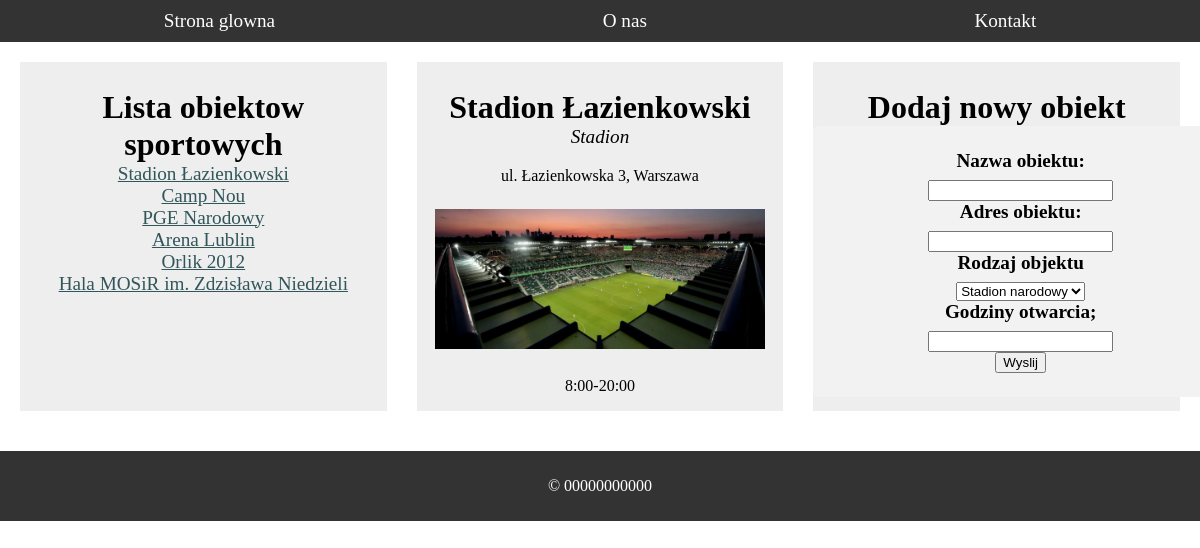
/first-egzam/index.php, run on the app's committed database.
### tables this page shows
CREATE TABLE ObiektSportowy (
    id INT AUTO_INCREMENT PRIMARY KEY,
    nazwa VARCHAR(255),
    adres VARCHAR(255),
    rodzajObiektu INT,
    godzinyOtwarcia VARCHAR(255),
    obrazek VARCHAR(255),
    FOREIGN KEY (rodzajObiektu) REFERENCES RodzajObiektu(id)
);

CREATE TABLE RodzajObiektu (
    id INT AUTO_INCREMENT PRIMARY KEY,
    nazwa VARCHAR(255)
);

### first-egzam/index.php (the view, shortened to what this page needs)
<!DOCTYPE html>
<html lang="pl">
<head>
    <link rel="stylesheet" href="style.css"?v=4>
</head>
<body>
    <header>
        <nav>
            <ul>
                <li><a href="">Strona glowna</a></li>
                <li><a href="">O nas</a></li>
                <li><a href="">Kontakt</a></li>
            </ul>
        </nav>
    </header>
    <main>
        <div class="left">
            <h2>Lista obiektow sportowych</h2>
            <?php
            $conn = mysqli_connect('localhost', 'root', '', 'sport');
            $kw3='SELECT id, nazwa FROM obiektsportowy';
            $result1 = $conn -> query($kw3);
            foreach($result1 as $var3){
                echo ('<li><a href="'.'index.php?id='.$var3["id"].'">'.$var3["nazwa"].'</a></li>');
            }
            ?>
        </div>
        <div class="center">
            <?php
            if(!empty($_GET['id'])){
                $idd = $_GET['id'];
                $kw4='SELECT obiektsportowy.id, obiektsportowy.nazwa, obiektsportowy.adres, obiektsportowy.godzinyOtwarcia, obiektsportowy.obrazek, rodzajobiektu.nazwa AS obiekt FROM obiektsportowy
            JOIN rodzajobiektu ON obiektsportowy.rodzajObiektu = rodzajobiektu.id
            WHERE obiektsportowy.id ='.$idd;
            $result2 = $conn -> query($kw4);
            foreach($result2 as $var4){
                echo('<h2>'.$var4["nazwa"].'</h2>');
                echo('<h3>'.$var4["obiekt"].'</h3>');
                echo('<p>'.$var4["adres"].'</p>');
                echo('<img src="img/'.$var4["obrazek"].'"/>');
                echo('<p>'.$var4["godzinyOtwarcia"].'</p>');
            } }else{
                $kwMin = 'SELECT MIN(id) AS min FROM obiektsportowy';
                $resultMin = $conn -> query($kwMin);
                foreach($resultMin as $varMin){
                }
                $kw4='SELECT obiektsportowy.id, obiektsportowy.nazwa, obiektsportowy.adres, obiektsportowy.godzinyOtwarcia, obiektsportowy.obrazek, rodzajobiektu.nazwa AS obiekt FROM obiektsportowy
            JOIN rodzajobiektu ON obiektsportowy.rodzajObiektu = rodzajobiektu.id
            WHERE obiektsportowy.id ='.$varMin['min'];
            $result2 = $conn -> query($kw4);
            foreach($result2 as $var4){
                echo('<h2>'.$var4["nazwa"].'</h2>');
                echo('<h3>'.$var4["obiekt"].'</h3>');
                echo('<p>'.$var4["adres"].'</p>');
                echo('<img src="img/'.$var4["obrazek"].'"/>');
                echo('<p>'.$var4["godzinyOtwarcia"].'</p>');
            }
            }
            ?>
        </div>
        <div class="right">
            <h2>Dodaj nowy obiekt</h2>
            <form method="POST" action="index.php">
                <label>Nazwa obiektu:</label>
                <input type="text" name="nazwa">
                <label>Adres obiektu:</label>
                <input type="text" name="adres">
                <label>Rodzaj objektu</label>
                <select name="rodzaj">
                    <?php
                    $kw1 = 'SELECT id, nazwa FROM rodzajobiektu';
                    $result3 = $conn -> query($kw1);
                    foreach($result3 as $var){
                        echo("<option value='".$var['nazwa']."'>".$var['nazwa']."</option>");
                    }
                    ?>
                </select>
                <label>Godziny otwarcia;</label>
                <input type="text" name="godziny"><br>
                <input type="submit" value="Wyslij">
            </form>
        </div>
    </main>
    <footer>
        <p>&copy; 00000000000</p>
    </footer>
</body>
</html>

### first-egzam/style.css (style rules this page uses)
body { margin: 0; padding: 0; font-family: 'Lato' sans-serif; }
header { background-color: #333; color: #fff; padding: 10px; }
nav ul { list-style: none; display: flex; margin: 0; padding: 0; justify-content: space-around; }
nav li { margin-right: 20px; }
li { list-style: none; }
nav li:last-child { margin-right: 0px; }
nav a { color: #fff; text-decoration: none; }
a { font-size: 1.2rem; color:#315659 }
main { display: flex; padding: 20px; justify-content: space-between; }
.left, .center, .right { flex-basis: calc(33.33% - 20px); background-color: #eee; height: auto; margin-bottom: 20px; text-align: center; }
img { padding: 0.5rem; width: 90%; }
.left { margin-right: 20px; }
.right { margin-left: 20px; }
footer { background-color: #333; color: #fff; padding: 10px; text-align: center; }
h2 { font-size: 2rem; margin-bottom: 0; }
h3 { margin-top: 0; font-size: 1.2rem; font-weight: normal; font-style: italic; }
form { width: 100%; max-width: 400px; margin: auto; padding: 1.5rem; background-color: #f2f2f2; border-radius: 5px; }
label { display: block; font-size: 1.2rem; font-weight: bold; margin-bottom: 0.5rem; }

### data on the page
obiektsportowy: nazwa "Stadion Łazienkowski", rodzajObiektu.nazwa "Stadion", adres "ul. Łazienkowska 3, Warszawa", obrazek (picture), godzinyOtwarcia "8:00-20:00"
obiektsportowy: nazwa "Camp Nou"
obiektsportowy: nazwa "PGE Narodowy"
obiektsportowy: nazwa "Arena Lublin"
obiektsportowy: nazwa "Orlik 2012"
obiektsportowy: nazwa "Hala MOSiR im. Zdzisława Niedzieli"

### other printed values
form field rodzaj "Stadion narodowy"
